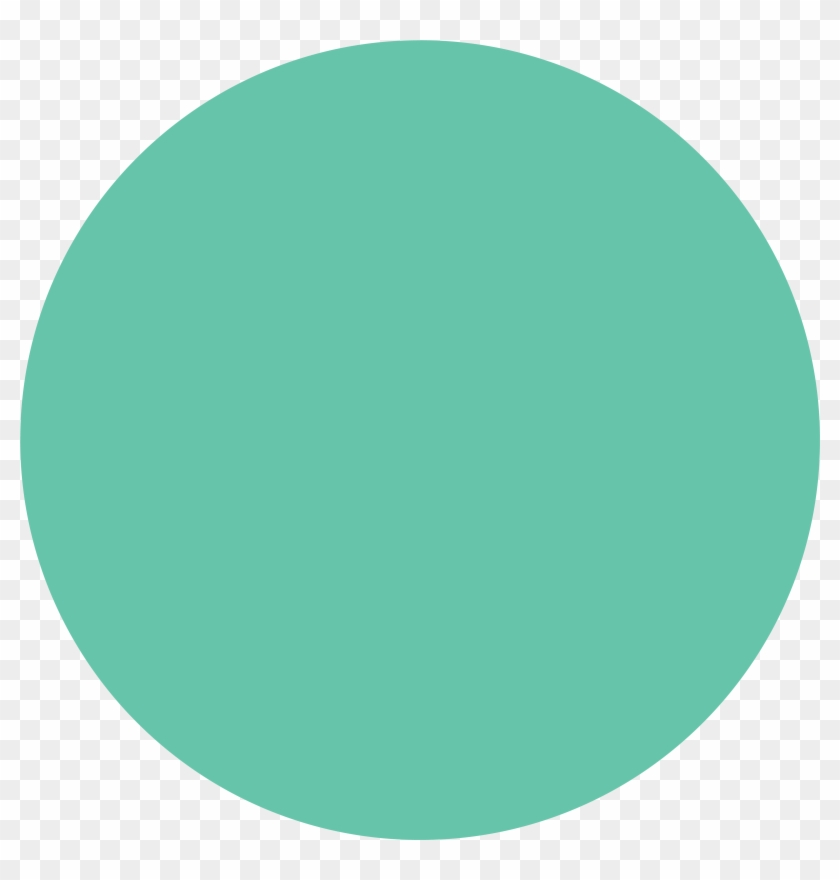
#> input picture Circulos.png, 840 x 880 px
$ jupyter execute houghCirculo.ipynb
#> lines starting #> are read from the running program, lines starting #| are printed output that depends on the picture; after the words box and inside, x2 and y2 are one past the last pixel; in counts of white or black regions, pixels touching at a corner belong together
[cell 1]
import matplotlib.pyplot as plt
import cv2 as cv
import numpy as np

[cell 2]
img = cv.imread('Circulos.png')
#> img is the input picture: shape (880, 840, 3); mean B, G, R 194.2, 211.9, 148

plt.imshow(img)
plt.show()

[cell 3]
src = cv.medianBlur(img, 5)
src = cv.cvtColor(src, cv.COLOR_BGR2GRAY)
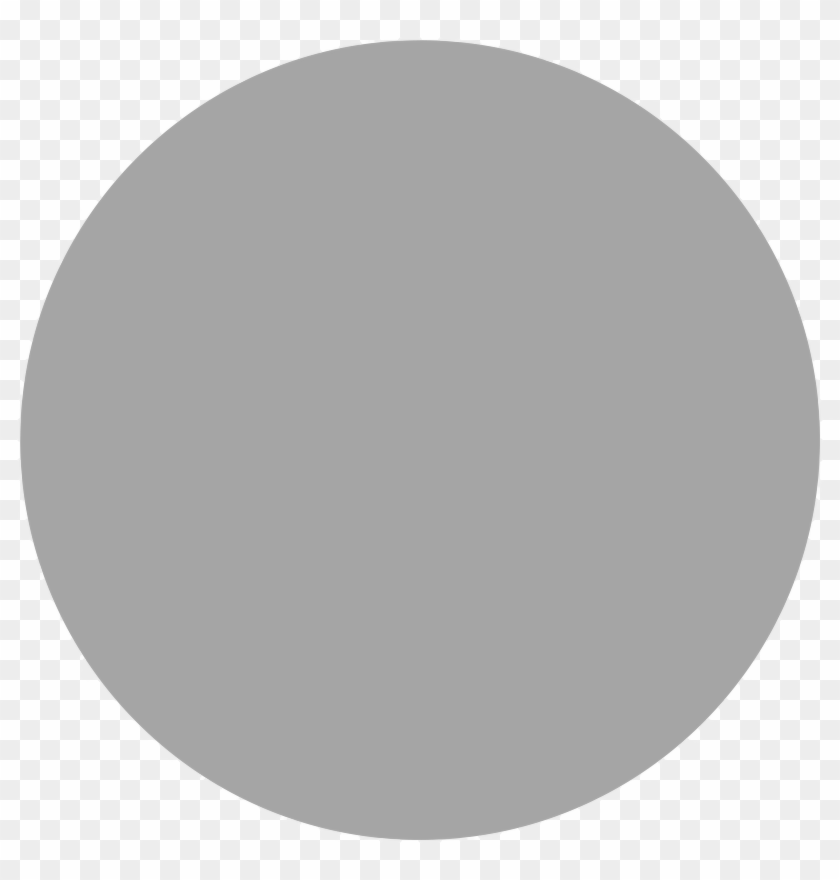
#> src: shape (880, 840); min 164, max 255, mean 190.8

plt.imshow(src)
plt.show()

[cell 4]
circles = cv.HoughCircles(src, cv.HOUGH_GRADIENT, 1, 20, param1=50, param2=30, minRadius=0, maxRadius=0)
#> circles = 432 rows, first 8: [420.5, 438.5, 400.7], [403.5, 425.5, 421.1], [405.5, 452.5, 418.5], [433.5, 422.5, 421.5], [436.5, 455.5, 422.4], [387.5, 439.5, 431.4], [454.5, 433.5, 434.9], [383.5, 466.5, 444.5]

circles = np.uint16(np.around(circles))
#> circles = 432 rows, first 8: [420, 438, 401], [404, 426, 421], [406, 452, 418], [434, 422, 422], [436, 456, 422], [388, 440, 431], [454, 434, 435], [384, 466, 444]
for i in circles[0,:]:
    # dibujar circulo
    cv.circle(img, (i[0], i[1]), i[2], (0,255,0), 2)
    # dibujar centro
    cv.circle(img, (i[0], i[1]), 2, (0,0,255), 3)
#> this loop made 432 passes
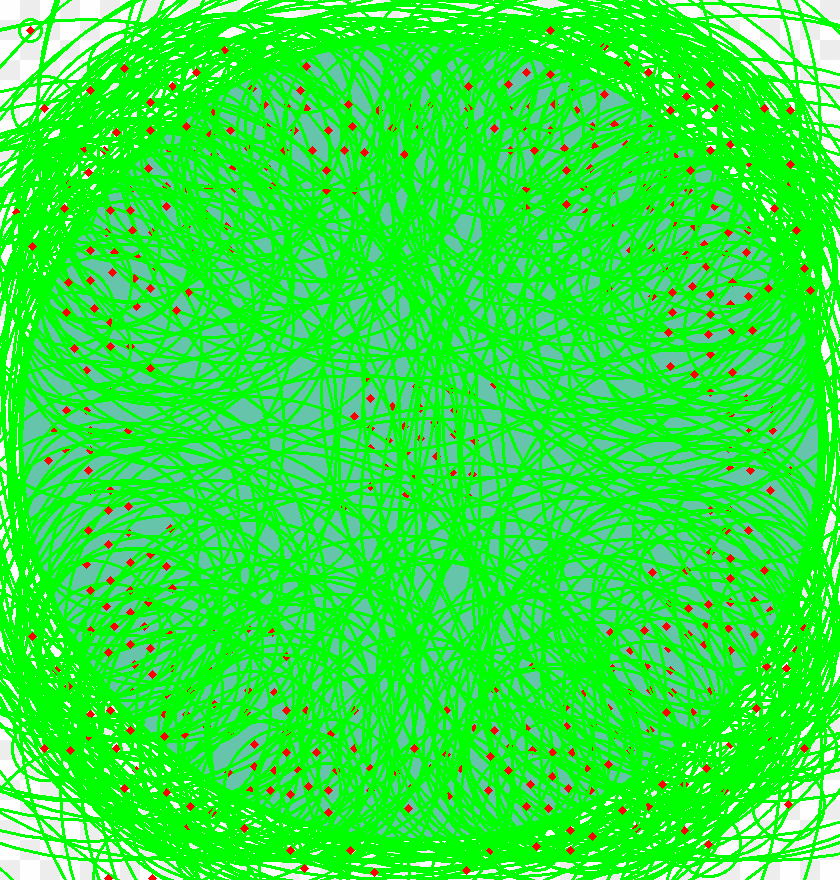
#> img: shape (880, 840, 3); mean B, G, R 58.9, 236.4, 46.6

$ run again, with Sudoku.png copied over Circulos.png
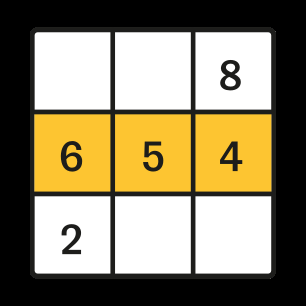
#> input picture Sudoku.png, 306 x 306 px
#> img is the input picture: shape (306, 306, 3); mean B, G, R 105.8, 132.4, 142.4
#> `src = cv.cvtColor(src, cv.COLOR_BGR2GRAY)`:
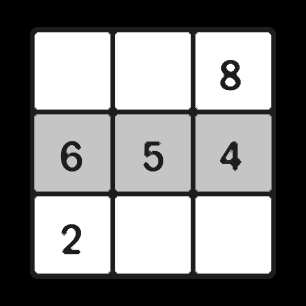
#> src: shape (306, 306); min 0, max 255, mean 132.2
#> `circles = cv.HoughCircles(src, cv.HOUGH_GRADIENT, 1, 20, param1=50, pa..`: circles = [[152.5, 71.5, 42.2], [152.5, 233.5, 42.2], [217.5, 86.5, 22.7], [82.5, 138.5, 29.9], [134.5, 170.5, 25.6], [136.5, 136.5, 27.9]]
#> `circles = np.uint16(np.around(circles))`: circles = [[152, 72, 42], [152, 234, 42], [218, 86, 23], [82, 138, 30], [134, 170, 26], [136, 136, 28]]
#> the loop `for i in circles[0,:]:` made 6 passes
#> after the loop `for i in circles[0,:]:`:
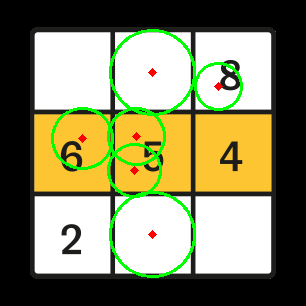
#> img: shape (306, 306, 3); 3.98% of pixels changed, all inside (x1, y1, x2, y2) = (51, 29, 243, 278)
